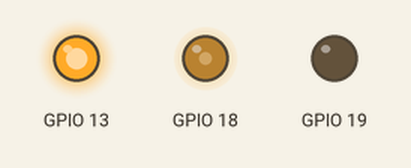
A program run on a simulated Raspberry Pi (BCM pin numbers). On the bench: output pins drawn as LEDs (lit = HIGH).

Above: at 0.05 s.
At 3.0 s:
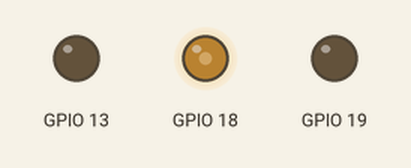
At 5.95 s:
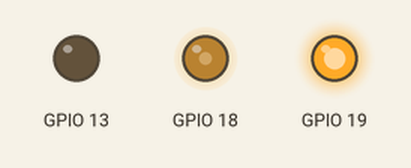
Timing chart, 0 to 6.9 s (numbered marks = the images above):
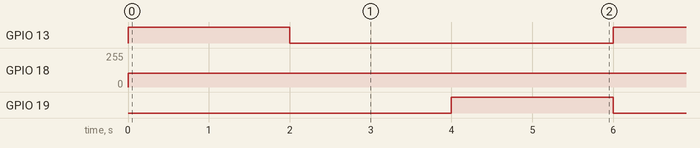

The program:

motorPWM.py
```python
'''
Pines del controlador de motor (L298N) relacionado con los pines de la raspberry pi
enable: 18
in1: 19
in2: 13
'''
import RPi.GPIO as GPIO
from time import sleep

GPIO.setmode(GPIO.BCM)
GPIO.setwarnings(False)

class Motor():
    def __init__(self,ena,in1,in2):
        self.ena = ena
        self.in1 = in1
        self.in2 = in2
        GPIO.setup(self.ena, GPIO.OUT)
        GPIO.setup(self.in1, GPIO.OUT)
        GPIO.setup(self.in2,GPIO.OUT)
        self.pwm = GPIO.PWM(self.ena, 100)
        self.pwm.start(0)
    def forward(self, frequency = 50):
        GPIO.output(self.in1, GPIO.LOW)
        GPIO.output(self.in2, GPIO.HIGH)
        self.pwm.ChangeDutyCycle(frequency)
    def backwards(self, frequency = 50):
        GPIO.output(self.in1, GPIO.HIGH)
        GPIO.output(self.in2, GPIO.LOW)
        self.pwm.ChangeDutyCycle(frequency)
    def stop(self):
        GPIO.output(self.in1, GPIO.LOW)
        GPIO.output(self.in2, GPIO.LOW)

#Parametros nombrados - Motor(enable: 18, in1: 19, in2: 13)
#Enable es un pin PWM (18)

motor = Motor(18,19,13)

while True:
    motor.forward(40)
    sleep(2)
    motor.stop()
    sleep(2)
    motor.backwards(40)
    sleep(2)
    motor.stop()
```

Measured:
- by itself, GPIO 13, GPIO 19: alternates HIGH for 2.0 s and LOW for 4.0 s
- by itself, GPIO 18: 0/255 → 102/255 at 0.00 s
